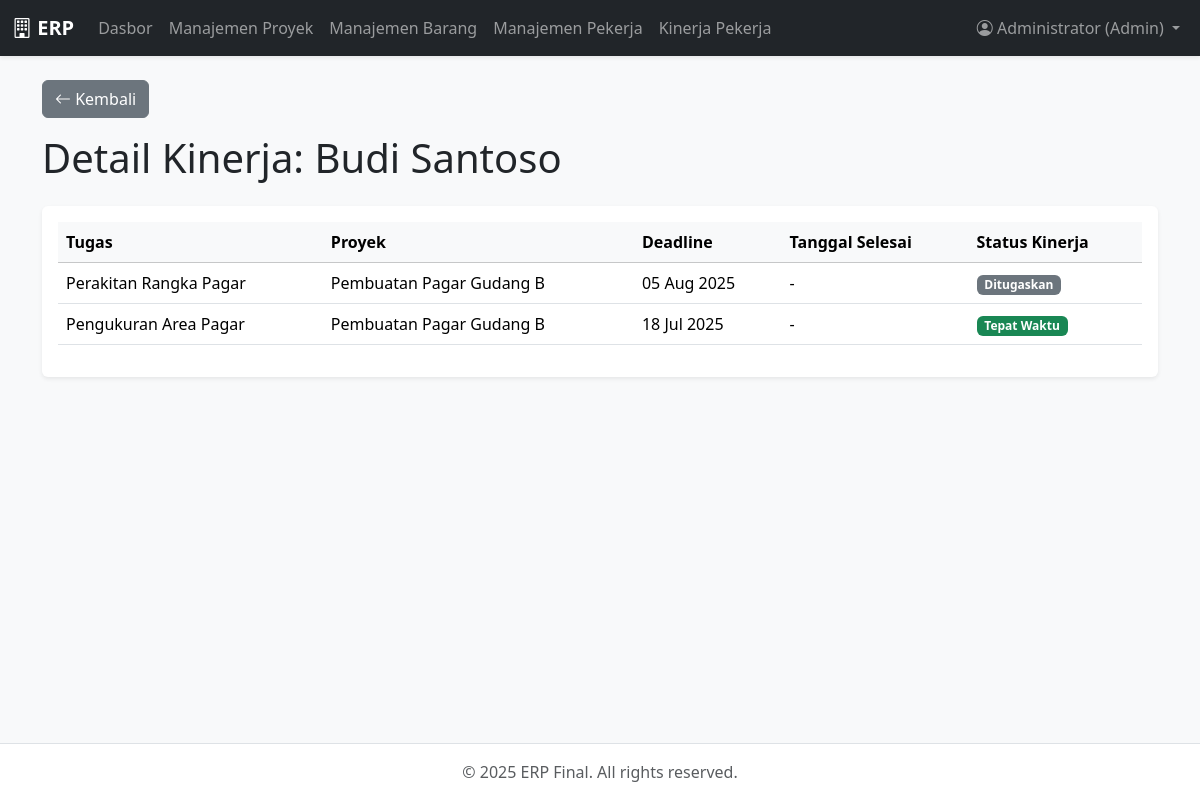
/admin/worker/detail_kinerja.php?id=2 (signed in), run on an earlier commit of the app's database.
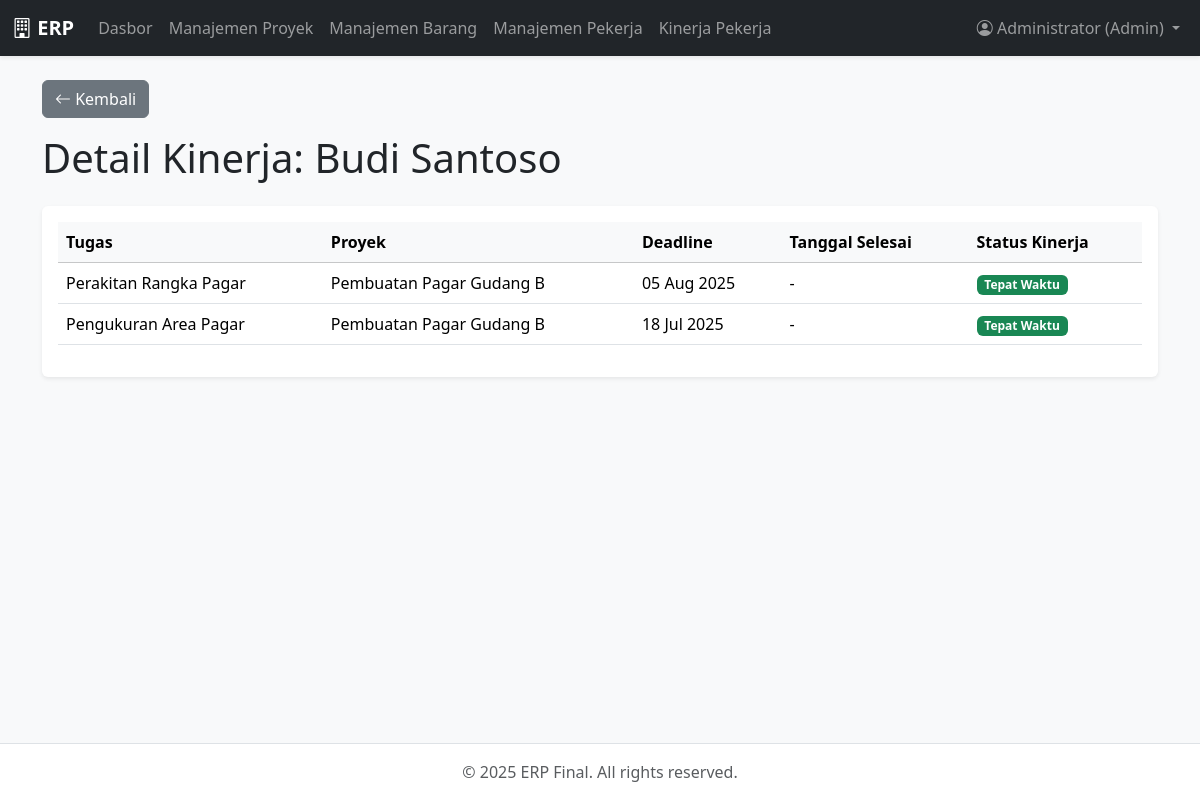
And on a later commit of the database.
### tables this page shows
CREATE TABLE project_tasks (
        id INTEGER PRIMARY KEY AUTOINCREMENT,
        project_id INTEGER,
        user_id INTEGER, -- Pekerja yang ditugaskan
        nama_tugas VARCHAR(100),
        status VARCHAR(20) DEFAULT 'Ditugaskan',
        deadline DATE, "tgl_selesai",
        FOREIGN KEY (project_id) REFERENCES projects(id),
        FOREIGN KEY (user_id) REFERENCES users(id)
    );

CREATE TABLE projects (
        id INTEGER PRIMARY KEY AUTOINCREMENT,
        nama_proyek VARCHAR(100) NOT NULL,
        deskripsi TEXT,
        total_budget REAL DEFAULT 0,
        status VARCHAR(20) DEFAULT 'Baru',
        tgl_mulai DATE,
        deadline DATE
    );

### admin/worker/detail_kinerja.php (the view, shortened to what this page needs)
<?php
require_once __DIR__ . '/../../templates/header.php';
$worker_id = $_GET['id'] ?? null;
$stmt_user = $db->prepare("SELECT nama_lengkap FROM users WHERE id = ?");
$stmt_user->execute([$worker_id]);
$worker_name = $stmt_user->fetchColumn();
$stmt_tasks = $db->prepare("
    SELECT t.*, p.nama_proyek
    FROM project_tasks t
    JOIN projects p ON t.project_id = p.id
    WHERE t.user_id = ?
    ORDER BY t.deadline DESC
");
$stmt_tasks->execute([$worker_id]);
$tasks = $stmt_tasks->fetchAll();
?>
<main class="container mt-4">
    <a href="kinerja.php" class="btn btn-secondary mb-3"><i class="bi bi-arrow-left"></i> Kembali</a>
    <h1 class="mb-4">Detail Kinerja: <?= htmlspecialchars($worker_name) ?></h1>
    <div class="card shadow-sm">
        <div class="card-body">
            <div class="table-responsive">
                <table class="table table-hover align-middle">
                    <thead class="table-light">
                        <tr>
                            <th>Tugas</th>
                            <th>Proyek</th>
                            <th>Deadline</th>
                            <th>Tanggal Selesai</th>
                            <th>Status Kinerja</th>
                        </tr>
                    </thead>
                    <tbody>
                        <?php if (empty($tasks)): ?>
                            <tr><td colspan="5" class="text-center">Pekerja ini belum memiliki tugas.</td></tr>
                        <?php else: ?>
                            <?php foreach ($tasks as $t):
                                $kinerja_badge = '';
                                if ($t['status'] == 'Selesai') {
                                    if ($t['tgl_selesai'] <= $t['deadline']) {
                                        $kinerja_badge = '<span class="badge bg-success">Tepat Waktu</span>';
                                    } else {
                                        $kinerja_badge = '<span class="badge bg-danger">Terlambat</span>';
                                    }
                                } else {
                                     $kinerja_badge = '<span class="badge bg-secondary">' . $t['status'] . '</span>';
                                }
                            ?>
                            <tr>
                                <td><?= htmlspecialchars($t['nama_tugas']) ?></td>
                                <td><?= htmlspecialchars($t['nama_proyek']) ?></td>
                                <td><?= date('d M Y', strtotime($t['deadline'])) ?></td>
                                <td><?= $t['tgl_selesai'] ? date('d M Y', strtotime($t['tgl_selesai'])) : '-' ?></td>
                                <td><?= $kinerja_badge ?></td>
                            </tr>
                            <?php endforeach; ?>
                        <?php endif; ?>
                    </tbody>
                </table>
            </div>
        </div>
    </div>
</main>
<?php require_once __DIR__ . '/../../templates/footer.php'; ?>

What changed in the data, as far as the page shows it:
changed project_tasks "Perakitan Rangka Pagar": status "Ditugaskan" → (not shown); now shows "Tepat Waktu"
